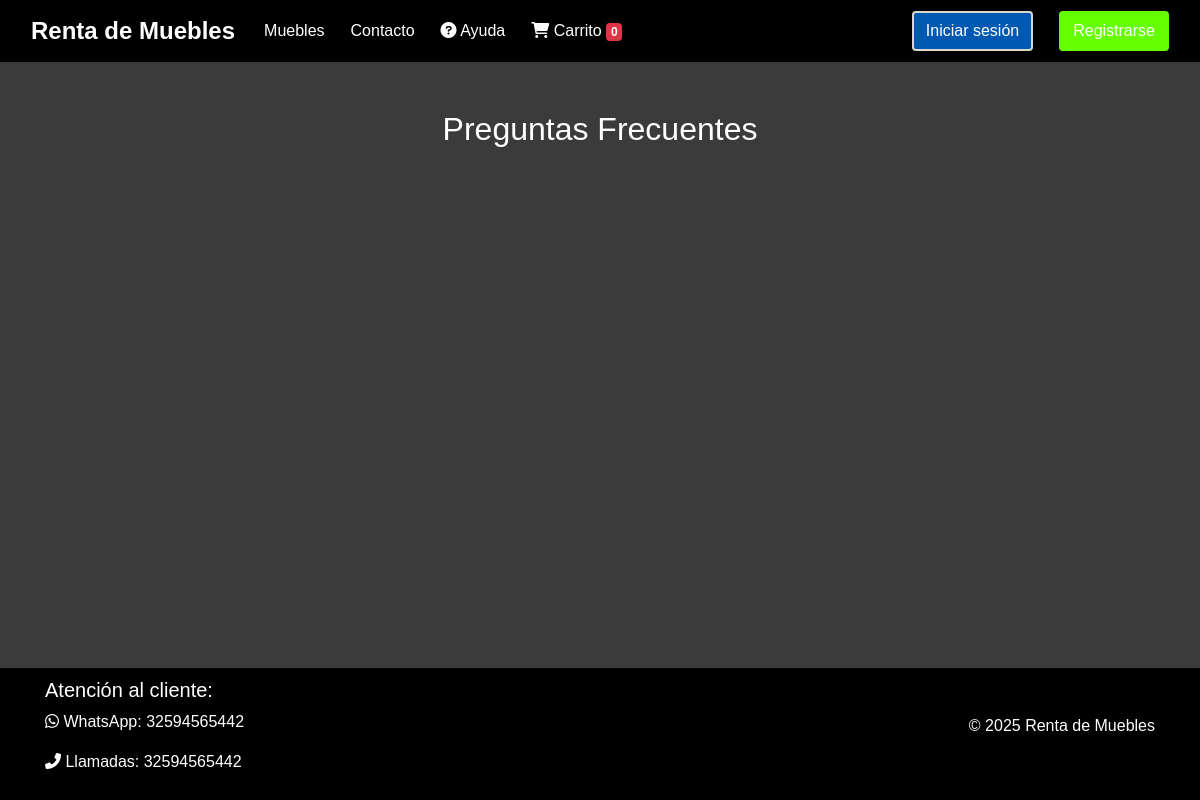
The page /ayuda/faq/ on the database as committed earlier.
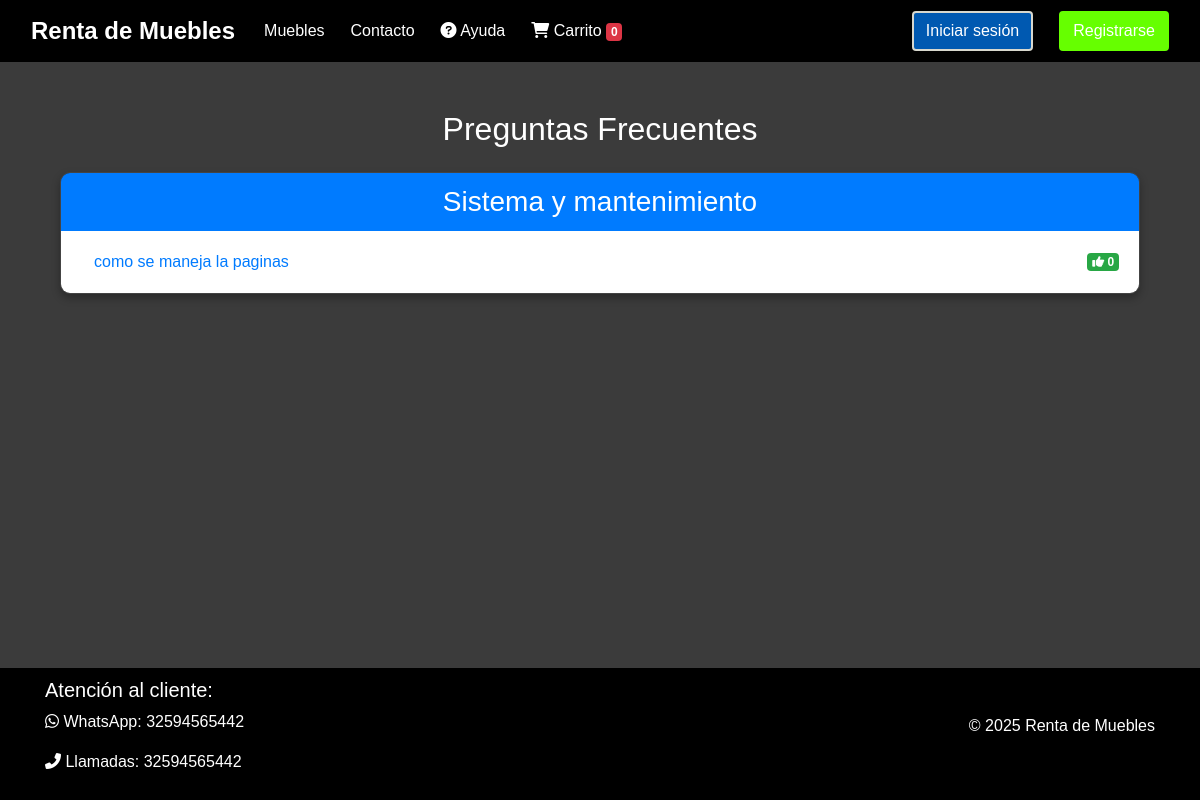
The same page on the database as committed later.
### muebles/models.py (models this page shows, shortened)
class FAQ(models.Model):
    CATEGORIAS = [
        ('CUENTA', 'Cuenta de usuario'),
        ('PAGOS', 'Pagos y facturación'),
        ('ENTREGAS', 'Entregas y logística'),
        ('MUEBLES', 'Productos y muebles'),
        ('SISTEMA', 'Sistema y mantenimiento'),
        ('OTROS', 'Otros'),
    ]
    pregunta = models.CharField(max_length=200)
    respuesta = models.TextField()
    categoria = models.CharField(max_length=50, choices=CATEGORIAS)
    votos = models.PositiveIntegerField(default=0)
    activo = models.BooleanField(default=True)
    fecha_creacion = models.DateTimeField(auto_now_add=True)
    fecha_actualizacion = models.DateTimeField(auto_now=True)
    class Meta:
        ordering = ['categoria', '-votos']  # Ordenamos por categoría y luego por votos descendentes
        verbose_name = 'Pregunta frecuente'
        verbose_name_plural = 'Preguntas frecuentes'

### muebles/views.py (the view)
# urls.py: path('ayuda/faq/', views.faq_lista, name='faq'),
def faq_lista(request):
    faqs = FAQ.objects.filter(activo=True)
    faqs_por_categoria = {}
    for faq in faqs:
        categoria_nombre = faq.get_categoria_display()
        if categoria_nombre not in faqs_por_categoria:
            faqs_por_categoria[categoria_nombre] = []
        faqs_por_categoria[categoria_nombre].append(faq)
    return render(request, 'muebles/ayuda/faq_lista.html', {
        'faqs_por_categoria': faqs_por_categoria
    })

### muebles/templates/muebles/ayuda/faq_lista.html (shortened to what this page needs)
{% extends 'muebles/barnav.html' %}
{% load static %}
{% block contenedor %}
<div class="container mt-4">
    <h2 class="mb-4">Preguntas Frecuentes</h2>
    <div class="accordion" id="faqAccordion">
        {% for categoria, faqs in faqs_por_categoria.items %}
        <div class="card mb-3">
            <div class="card-header bg-primary text-white">
                <h3 class="mb-0">{{ categoria }}</h3>
            </div>
            <div class="list-group list-group-flush">
                {% for faq in faqs %}
                <div class="list-group-item">
                    <div class="d-flex justify-content-between align-items-center">
                        <button class="btn btn-link text-left w-100" type="button" data-toggle="collapse"
                                data-target="#faq{{ faq.id }}" aria-expanded="false">
                            {{ faq.pregunta }}
                        </button>
                        <a href="{% url 'votar_faq' faq.id %}" class="badge badge-success ml-2">
                            <i class="fas fa-thumbs-up"></i> {{ faq.votos }}
                        </a>
                    </div>
                </div>
                {% endfor %}
            </div>
        </div>
        {% endfor %}
    </div>
</div>
{% endblock %}

Rows that differ between the two databases and show on the page:
added FAQ: categoria "Sistema y mantenimiento", pregunta "como se maneja la paginas", votos "0"
